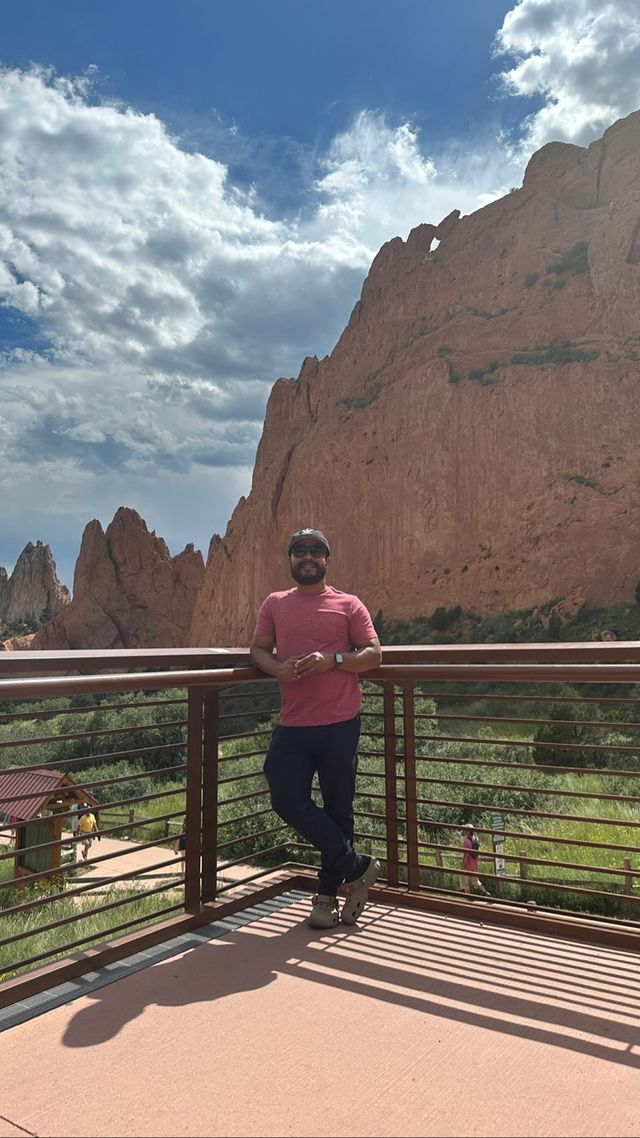
#> input picture test.jpg, 640 x 1138 px
$ jupyter execute test_transform.ipynb
#> lines starting #> are read from the running program, lines starting #| are printed output that depends on the picture
[cell 1]
import pandas as pd
import numpy as np
import math
from PIL import Image
import matplotlib.pyplot as plt
import cmath

[cell 2]
image = Image.open('test.jpg').convert('L')
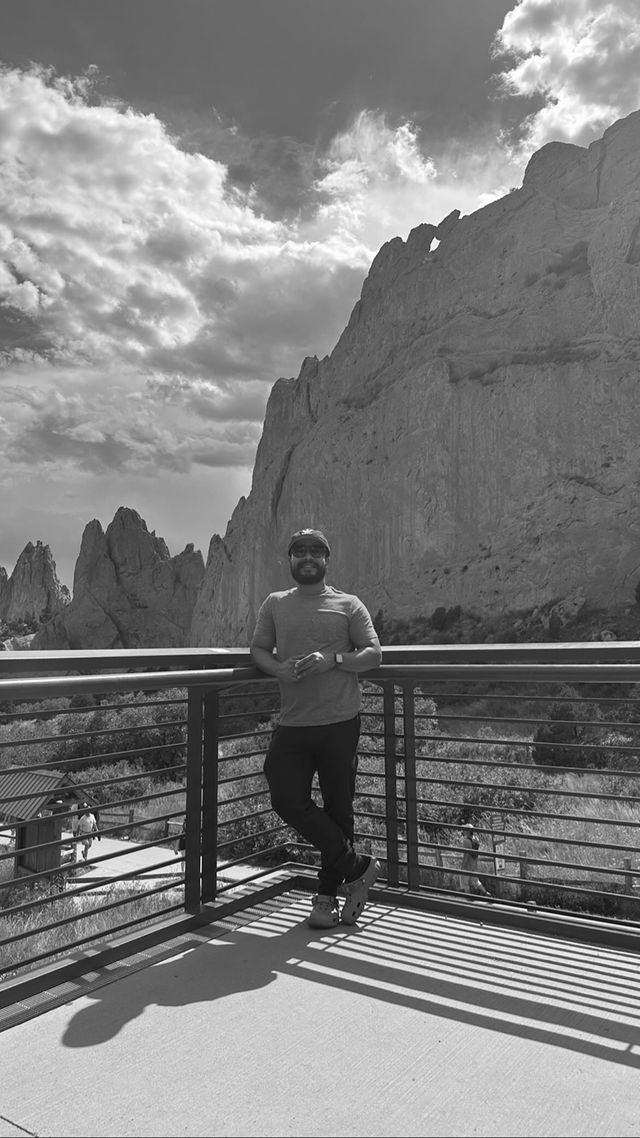
#> image: PIL image 640x1138 L; min 0, max 255, mean 125.4

[cell 3]
image_array = np.array(image)

[cell 4]
image_array

[cell 5]
def discrete_fourier_transform(image):
    M,N = image.shape
#> M = 1138; N = 640
    dft_result = np.zeros((M,N), dtype=complex)

    for u in range(M):
        for v in range(N):
            sum_real = 0
            sum_imag = 0

            for x in range(M):
                for y in range(N):
                    angle = -2 * math.pi * ((u * x / M) + (v * y / N))
                    exp_term = cmath.exp(1j * angle)

                    # Accumulate the real and imaginary parts
                    sum_real += image[x, y] * exp_term.real
                    sum_imag += image[x, y] * exp_term.imag

            # Combine real and imaginary parts to get the complex result
            dft_result[u, v] = complex(sum_real, sum_imag)

    return dft_result
